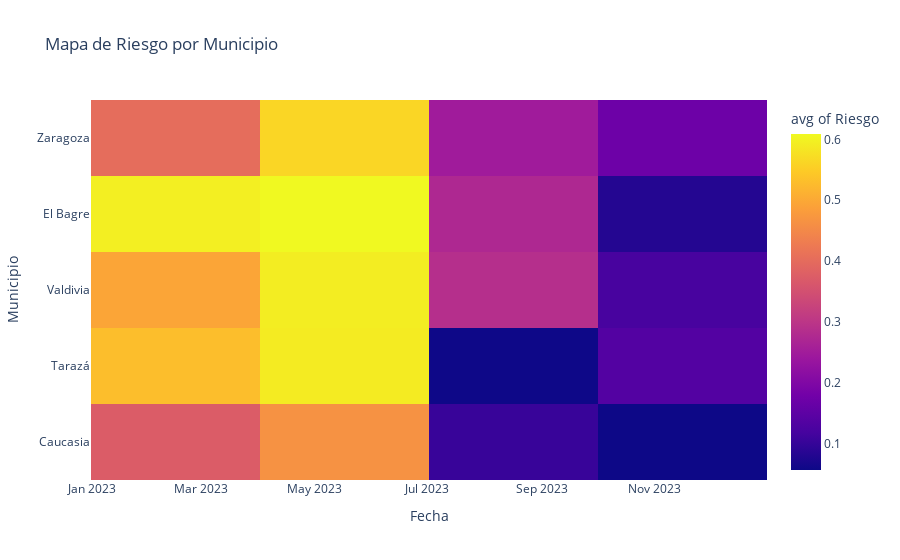

Source (notebook cell):
### Markdown cell above
2. **Mapa de Calor de Variables Climáticas**:

### Code cell
from dash import dcc

fig = px.density_heatmap(df, x='Fecha', y='Municipio', 
                       z='Riesgo', 
                       histfunc="avg",
                       title='Mapa de Riesgo por Municipio')

fig.show()

                    # Si quieres agregar el gráfico al dashboard Dash:
app.layout = dcc.Graph(figure=fig)
fig.write_image(r"C:/Users/marco/Downloads/mapa_riesgo_municipio.png")
